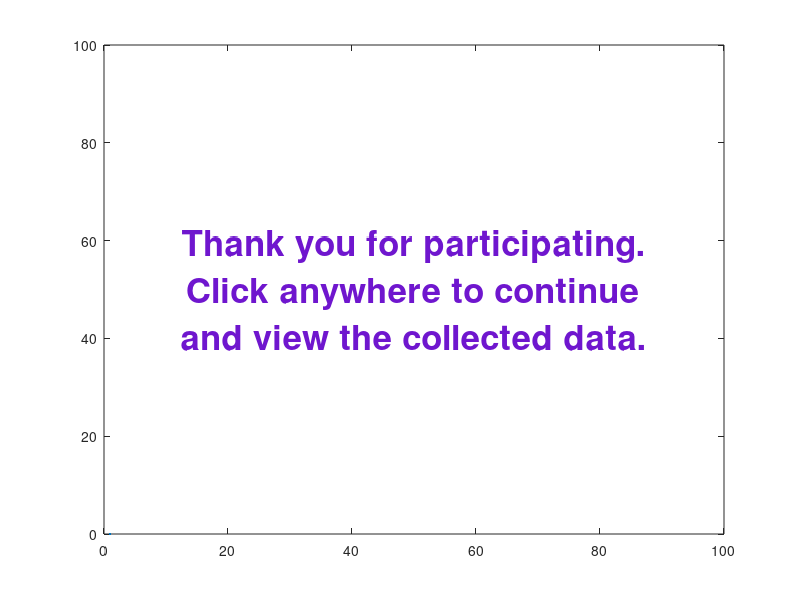

MATLAB code to generate this figure:
function runCorrelationsDescrip()
% function runCorrelationsDescrip()
% Inputs: None
% Outputs: None (creates image notifying the user that the tests are complete)

close all;

plot(0)
color = [rand() rand() rand()];
set(gca,'Color',color)
axis([0 100 0 100])
s = sprintf('Thank you for participating.\nClick anywhere to continue\nand view the collected data.');
text(50,50,s,'HorizontalAlignment','center','FontSize',25,'FontWeight','bold','Color',1-color);

ginput(1);

close all;

end